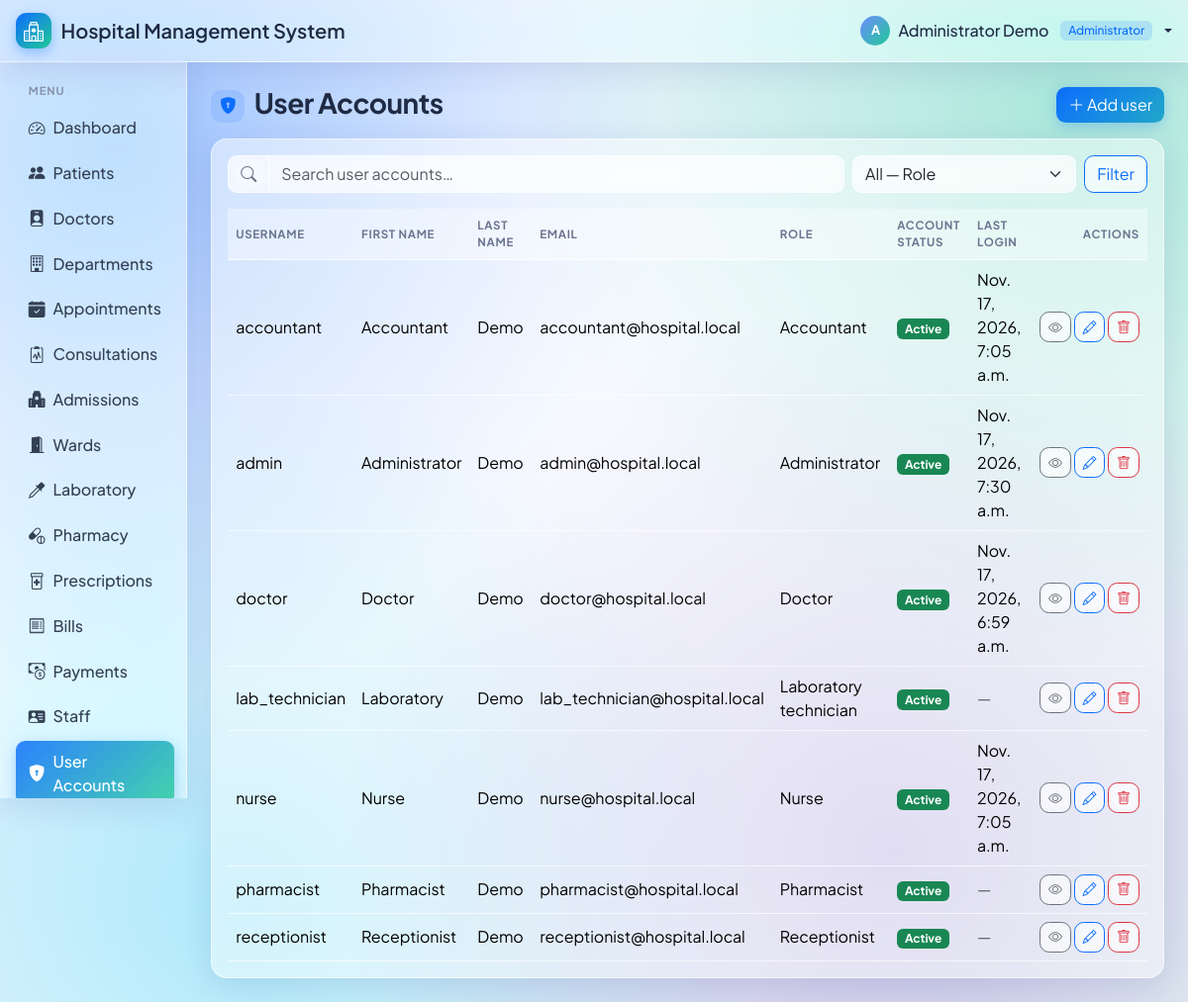
Screenshot of /accounts/users/ (signed in) with the database file from the repository.
### accounts/models.py (models this page shows, shortened)
class User(AbstractUser):
    class Role(models.TextChoices):
        ADMINISTRATOR = "administrator", "Administrator"
        DOCTOR = "doctor", "Doctor"
        NURSE = "nurse", "Nurse"
        RECEPTIONIST = "receptionist", "Receptionist"
        LAB_TECHNICIAN = "lab_technician", "Laboratory technician"
        PHARMACIST = "pharmacist", "Pharmacist"
        ACCOUNTANT = "accountant", "Accountant"
    class AccountStatus(models.TextChoices):
        ACTIVE = "active", "Active"
        INACTIVE = "inactive", "Inactive"
        SUSPENDED = "suspended", "Suspended"
    email = models.EmailField(unique=True)
    role = models.CharField(max_length=20, choices=Role.choices, default=Role.RECEPTIONIST)
    account_status = models.CharField(
        max_length=10, choices=AccountStatus.choices, default=AccountStatus.ACTIVE
    )
    class Meta:
        db_table = "users"
        ordering = ["username"]
    def get_absolute_url(self):
        from django.urls import reverse
        return reverse("accounts:user_detail", args=[self.pk])

### core/crud.py (the view)
        class ListView(Base, generic.ListView):
            template_name = "core/list.html"
            paginate_by = 20
            def get_queryset(self):
                qs = super().get_queryset()
                q = self.request.GET.get("q", "").strip()
                if q and module.search_fields:
                    cond = Q()
                    for f in module.search_fields:
                        cond |= Q(**{f"{f}__icontains": q})
                    qs = qs.filter(cond)
                if module.list_filter:
                    value = self.request.GET.get(module.list_filter)
                    if value:
                        qs = qs.filter(**{module.list_filter: value})
                return qs
            def get_context_data(self, **kwargs):
                ctx = super().get_context_data(**kwargs)
                ctx["headers"] = [label_for(module.model, c) for c in module.list_display]
                ctx["rows"] = [
                    (obj, [render_value(obj, c) for c in module.list_display])
                    for obj in ctx["object_list"]
                ]
                if module.list_filter:
                    field = module.model._meta.get_field(module.list_filter)
                    ctx["filter_name"] = module.list_filter
                    ctx["filter_label"] = field.verbose_name.capitalize()
                    ctx["filter_choices"] = field.choices
                    ctx["filter_value"] = self.request.GET.get(module.list_filter, "")
                ctx["q"] = self.request.GET.get("q", "")
                query = self.request.GET.copy()
                query.pop("page", None)
                ctx["querystring"] = query.urlencode()
                return ctx

### core/context_processors.py (called while the page is built)
def navigation(request):
    user = request.user
    items = []
    if user.is_authenticated:
        for module in sorted(REGISTRY, key=lambda m: m.order):
            if module.in_nav and module.can_view(user):
                url = reverse(module.url_name("list"))
                items.append({
                    "title": module.title,
                    "icon": module.icon,
                    "url": url,
                    "active": False,
                })
        matches = [i for i in items if request.path.startswith(i["url"])]
        if matches:
            max(matches, key=lambda i: len(i["url"]))["active"] = True
    return {"nav_items": items, "CURRENCY": settings.CURRENCY}

### core/crud.py (called while the page is built)
def label_for(model, name):
    try:
        return model._meta.get_field(name).verbose_name.capitalize()
    except FieldDoesNotExist:
        return name.replace("_", " ").capitalize().replace(" id", " ID")

def render_value(obj, name):
    display = getattr(obj, f"get_{name}_display", None)
    value = getattr(obj, name, None)
    if callable(value):
        value = value()
    if display and value in BADGES:
        return format_html('<span class="badge text-bg-{}">{}</span>', BADGES[value], display())
    if display:
        return display()
    if isinstance(value, bool):
        icon = "check-circle-fill text-success" if value else "x-circle text-muted"
        return format_html('<i class="bi bi-{}"></i>', icon)
    if isinstance(value, Decimal):
        return f"{value:,.2f}"
    if value is None or value == "":
        return mark_safe('<span class="text-muted">—</span>')
    if hasattr(value, "get_absolute_url"):
        return format_html('<a href="{}">{}</a>', value.get_absolute_url(), value)
    return value

    def url_name(self, action):
        return f"{self.namespace}:{self.prefix}{action}"

    def can_edit(self, user):
        return has_role(user, self.roles)

    def can_view(self, user):
        return has_role(user, self.view_roles)

    def context(self, view):
        user = view.request.user
        return {
            "module": self,
            "can_edit": self.can_edit(user),
            "list_url": reverse(self.url_name("list")),
            "create_url": reverse(self.url_name("create")),
        }

### core/permissions.py (called while the page is built)
def has_role(user, roles):
    if not user.is_authenticated:
        return False
    if user.is_superuser or user.role == ADMIN:
        return True
    return user.role in roles

### templates/core/list.html (shortened to what this page needs)
{% extends "base.html" %}
{% block content %}
<div class="d-flex flex-wrap justify-content-between align-items-center gap-2 mb-3">
  <h1 class="h3 mb-0"><i class="bi bi-{{ module.icon }} text-primary"></i> {{ module.title }}</h1>
  {% if can_edit %}
    <a href="{{ create_url }}" class="btn btn-primary"><i class="bi bi-plus-lg"></i> Add {{ module.singular|lower }}</a>
  {% endif %}
</div>
<div class="card shadow-sm">
  <div class="card-body">
    <form class="row g-2 mb-3" method="get">
      <div class="col-md">
        <div class="input-group">
          <span class="input-group-text"><i class="bi bi-search"></i></span>
          <input type="search" name="q" value="{{ q }}" class="form-control" placeholder="Search {{ module.title|lower }}…">
        </div>
      </div>
      {% if filter_name %}
      <div class="col-md-3">
        <select name="{{ filter_name }}" class="form-select" onchange="this.form.submit()">
          <option value="">All — {{ filter_label }}</option>
        </select>
      </div>
      {% endif %}
      <div class="col-auto">
        <button class="btn btn-outline-primary">Filter</button>
      </div>
    </form>
    <div class="table-responsive">
      <table class="table table-hover align-middle mb-0">
        <thead class="table-light">
          <tr>
            {% for h in headers %}<th>{{ h }}</th>{% endfor %}
            <th class="text-end">Actions</th>
          </tr>
        </thead>
        <tbody>
          {% for obj, values in rows %}
          <tr>
            {% for v in values %}<td>{{ v }}</td>{% endfor %}
            <td class="text-end text-nowrap">
              <a href="{{ obj.get_absolute_url }}" class="btn btn-sm btn-outline-secondary" title="View"><i class="bi bi-eye"></i></a>
              {% if can_edit %}
                <a href="{{ obj.get_absolute_url }}edit/" class="btn btn-sm btn-outline-primary" title="Edit"><i class="bi bi-pencil"></i></a>
                <a href="{{ obj.get_absolute_url }}delete/" class="btn btn-sm btn-outline-danger" title="Delete"><i class="bi bi-trash"></i></a>
              {% endif %}
            </td>
          </tr>
          {% empty %}
          <tr><td colspan="{{ headers|length|add:1 }}" class="text-center text-muted py-5">
            <i class="bi bi-inbox fs-2 d-block"></i>No {{ module.title|lower }} found.
          </td></tr>
          {% endfor %}
        </tbody>
      </table>
    </div>
  </div>
</div>
{% endblock %}

### templates/base.html (shortened to what this page needs)
{% load static %}<!doctype html>
<html lang="en">
<head>
  <link href="https://cdn.jsdelivr.net/npm/bootstrap@5.3.3/dist/css/bootstrap.min.css" rel="stylesheet">
  <link href="https://cdn.jsdelivr.net/npm/bootstrap-icons@1.11.3/font/bootstrap-icons.min.css" rel="stylesheet">
  <link href="{% static 'css/style.css' %}" rel="stylesheet">
</head>
<body>
{% if user.is_authenticated %}
<nav class="navbar glass-nav sticky-top px-3 d-print-none">
  <div class="d-flex align-items-center gap-2">
    <a class="navbar-brand fw-semibold" href="{% url 'core:dashboard' %}">
      <span class="brand-mark"><i class="bi bi-hospital"></i></span>
      <span class="brand-text">Hospital<span class="d-none d-sm-inline"> Management System</span></span>
    </a>
  </div>
  <div class="dropdown">
    <a class="nav-user text-decoration-none dropdown-toggle" href="#" data-bs-toggle="dropdown">
      <span class="avatar avatar-sm">{{ user.get_full_name|default:user.username|slice:":1"|upper }}</span>
      <span class="d-none d-md-inline">{{ user.get_full_name|default:user.username }}</span>
      <span class="badge role-badge ms-1 d-none d-sm-inline">{{ user.get_role_display }}</span>
    </a>
  </div>
</nav>
<div class="d-flex">
  <aside class="offcanvas-lg offcanvas-start sidebar glass-sidebar d-print-none" id="sidebar" tabindex="-1">
    <nav class="nav flex-column p-3 w-100">
      <div class="nav-section">Menu</div>
      <a class="nav-link {% if request.path == '/' %}active{% endif %}" href="{% url 'core:dashboard' %}">
        <i class="bi bi-speedometer2"></i> Dashboard
      </a>
      {% for item in nav_items %}
        <a class="nav-link {% if item.active %}active{% endif %}" href="{{ item.url }}">
          <i class="bi bi-{{ item.icon }}"></i> {{ item.title }}
        </a>
      {% endfor %}
    </nav>
  </aside>
  <main class="flex-grow-1 p-3 p-md-4 main-content">
    {% block content %}{% endblock %}
  </main>
</div>
{% else %}
  {% block auth_content %}{% endblock %}
{% endif %}
</body>
</html>

### rows the page displays
User: get_full_name "A", get_full_name "Administrator Demo", role "Administrator", values "admin" "Administrator" "Demo" "admin@hospital.local" "Administrator" "Active" "Nov. 17, 2026, 7:30 a.m."
User: values "accountant" "Accountant" "Demo" "accountant@hospital.local" "Accountant" "Active" "Nov. 17, 2026, 7:05 a.m."
User: values "doctor" "Doctor" "Demo" "doctor@hospital.local" "Doctor" "Active" "Nov. 17, 2026, 6:59 a.m."
User: values "lab_technician" "Laboratory" "Demo" "lab_technician@hospital.local" "Laboratory technician" "Active" "—"
User: values "nurse" "Nurse" "Demo" "nurse@hospital.local" "Nurse" "Active" "Nov. 17, 2026, 7:05 a.m."
User: values "pharmacist" "Pharmacist" "Demo" "pharmacist@hospital.local" "Pharmacist" "Active" "—"
User: values "receptionist" "Receptionist" "Demo" "receptionist@hospital.local" "Receptionist" "Active" "—"

### other values shown
{{ item.title }} "Patients" "Doctors" "Departments" "Appointments" "Consultations" "Admissions" "Wards" "Laboratory" "Pharmacy" "Prescriptions" "Bills" "Payments" "Staff" "User Accounts"
{{ module.title }} "User Accounts"
{{ module.singular|lower }} "user"
{{ h }} "USERNAME" "FIRST NAME" "LAST NAME" "EMAIL" "ROLE" "ACCOUNT STATUS" "LAST LOGIN"
